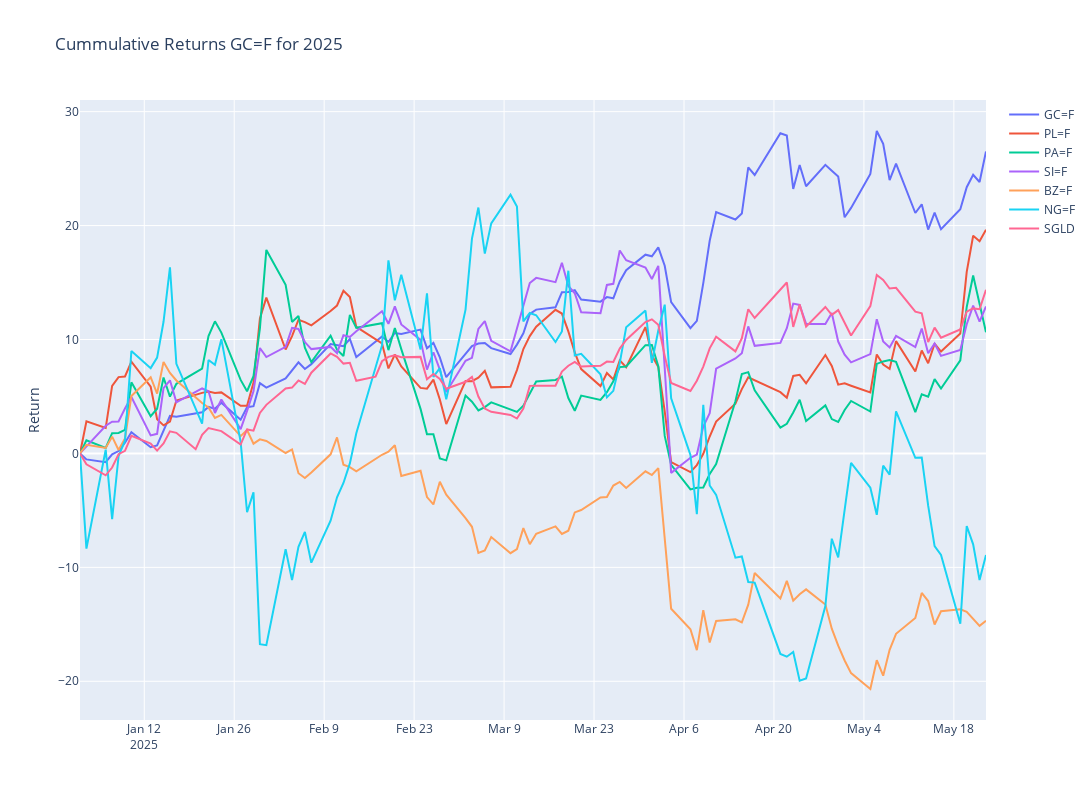

Write notebook code for a chart like this one.
### Code cell
# Plotly
fig = make_subplots()

# Graph (1,1)
# Loop all stock files and get cummulative return for year
for stock in tqdm(index_list):
    f = os.path.join("../input", stock)
    df = pd.read_csv(f+".csv",index_col="Date",parse_dates=True)
    df['Cummulative_Return'] = cumulative_return(df["Adj Close"].loc[year])
    fig.add_trace(go.Scatter(x=df['Cummulative_Return'].loc[year].index,y=df['Cummulative_Return'].loc[year],mode="lines",name=stock.split('.')[0]),row=1,col=1)

# Update xaxis properties
fig.update_yaxes(title_text="Return", row=1, col=1)

fig.update_layout(height=800, width=1300,showlegend=True,title=f"Cummulative Returns {ticker} for {year}")

fig.show()
